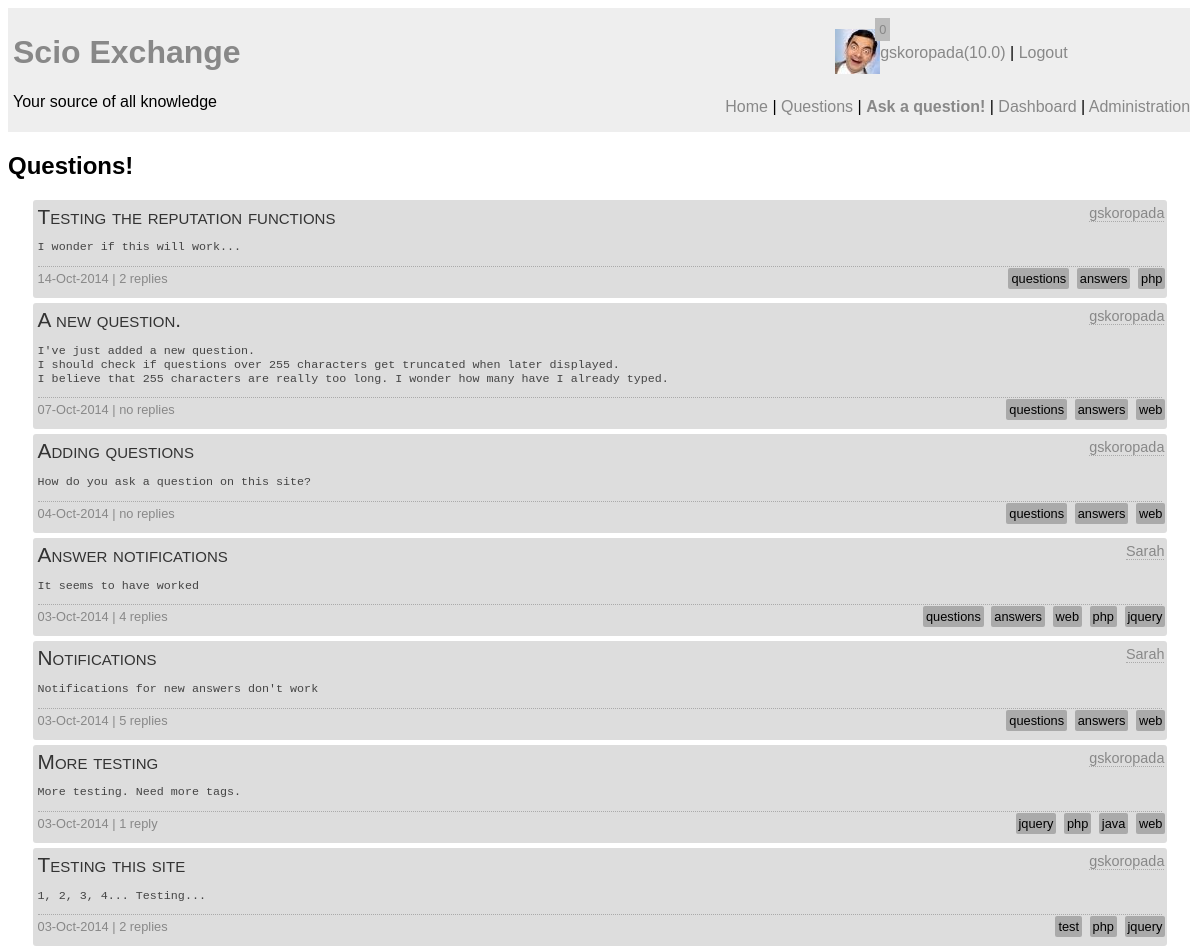
/questions.php (signed in), run on the app's committed database.
### tables this page shows
CREATE TABLE `question` (
  `question_id` int(10) unsigned NOT NULL AUTO_INCREMENT,
  `author` int(10) unsigned NOT NULL COMMENT 'Foreign Key',
  `question_title` text,
  `content` longtext,
  `tags` text,
  `timestamp` datetime NOT NULL,
  `status` char(1) NOT NULL DEFAULT 'O',
  PRIMARY KEY (`question_id`),
  KEY `author` (`author`),
  CONSTRAINT `question_ibfk_1` FOREIGN KEY (`author`) REFERENCES `user` (`UserID`)
);

CREATE TABLE `user` (
  `UserID` int(11) unsigned NOT NULL AUTO_INCREMENT,
  `email` varchar(30) NOT NULL,
  `screenName` varchar(25) NOT NULL,
  `reputation` float DEFAULT '0',
  `role` int(11) DEFAULT '0',
  `avatar` varchar(20) DEFAULT NULL,
  `pwd` varchar(255) NOT NULL,
  `active` bit(1) NOT NULL DEFAULT b'0',
  `moderated` bit(1) NOT NULL DEFAULT b'1',
  `pwdChange` bit(1) DEFAULT b'0',
  PRIMARY KEY (`UserID`)
);

### questions_backend.php (the view, shortened to what this page needs)
<?php
function listQuestions($slider) {
	global $con;
	$query =
	"SELECT question.author as auth, question_id, question_title, question.content as q, tags, replies, screenName, timestamp FROM question
	LEFT JOIN
		(SELECT count(answer_id) as replies, question from answer group by question) as reply
	on question_id = question
	INNER JOIN user on question.author = UserID
	ORDER BY timestamp DESC ";
	$result = mysqli_query($con, $query);
	if(!$result) {
		echo "DB Error";
	} else {
		while($question = mysqli_fetch_array($result)) {
			if(empty($question['replies'])) {
				$r = "no replies";
			} else {
				if($question['replies'] == 1) {
					$r = "1 reply";
				} else {
					$r = $question['replies']." replies";
				}
			}
			if(strlen($question['q']) > 255) {
				$q = substr($question['q'],0,255)."...";
			} else {
				$q = $question['q'];
			}
			$d = new DateTime($question['timestamp']);
			echo "<div id=\"".$question['question_id']."\" class='question qredirect click_option'><p class='qtitle'>".$question['question_title']."</p>";
			echo "<span class='qauthor'><a href=\"user_profile.php?id=".$question['auth']."\">".$question['screenName']."</a></span>";
			echo "<span class='qexcerpt'><pre>$q</pre></span>";
			echo "<span class='qstats'>".date_format($d, "d-M-Y")." | $r";
			echo "<span class='tags'>";
			$tags = explode(', ' , $question['tags']);
			foreach($tags as $tag) {
				$tag = trim($tag);
				echo "<a href='tag.php?tag=$tag'>$tag</a> ";
			}
			echo "</span></span>";
			echo "</div>\n";
		}
	}
}
?>

### styles/main.css (style rules this page uses)
body { font-family: sans-serif; }

### styles/header.css (style rules this page uses)
a:link, a:visited { color: #888; text-decoration: none; }

### styles/questions.css (style rules this page uses)
.question { position: relative; width: 95%; background-color: #ddd; margin: auto; margin-bottom: 5px; padding: 5px; border-radius: 3px; }
.qtitle { font-size: 1.3em; font-variant: small-caps; padding: 0px; margin: 0px; margin-bottom: 4px; color: #333; }
.qauthor { position: absolute; top: 5px; right: 3px; font-size: 0.9em; border-bottom: dotted 1px #aaa; }
.qauthor > a:link, .qauthor > a:visited, .aauthor > a:link, .aauthor > a:visited, .cauthor > a:link, .cauthor > a:visited { color: #888; text-decoration: none; }
.qexcerpt { color: #444; font-size: 0.9em; display: block; }
.qstats { margin-top: 3px; margin-bottom: 3px; border-top: dotted 1px #aaa; width: 100%; display: block; padding-top: 4px; padding-bottom: 4px; font-size: 0.8em; color: #888; }
.tags { position: absolute; right: 0px; text-align: right; }
.tags > a:link, .tags > a:visited { background-color: #aaa; padding: 3px; margin: 2px; border-radius: 2px; color: black; text-decoration: none; }

### data on the page
question: question_title "Testing the reputation functions", author.screenName "gskoropada", content "I wonder if this will work...", timestamp "14-Oct-2014", r "2 replies", tags "questions", tags "answers", tags "php"
question: question_title "A new question.", author.screenName "gskoropada", content "I've just added a new question. I should check if questions over 255 characters get truncated when later displayed. I believe that 255 characters are really too long. I wonder how many have I already typed.", timestamp "07-Oct-2014", r "no replies", tags "questions", tags "answers", tags "web"
question: question_title "Adding questions", author.screenName "gskoropada", content "How do you ask a question on this site?", timestamp "04-Oct-2014", r "no replies", tags "questions", tags "answers", tags "web"
question: question_title "Answer notifications", author.screenName "Sarah", content "It seems to have worked", timestamp "03-Oct-2014", r "4 replies", tags "questions", tags "answers", tags "web", tags "php", tags "jquery"
question: question_title "Notifications", author.screenName "Sarah", content "Notifications for new answers don't work", timestamp "03-Oct-2014", r "5 replies", tags "questions", tags "answers", tags "web"
question: question_title "More testing", author.screenName "gskoropada", content "More testing. Need more tags.", timestamp "03-Oct-2014", r "1 reply", tags "jquery", tags "php", tags "java", tags "web"
question: question_title "Testing this site", author.screenName "gskoropada", content "1, 2, 3, 4... Testing...", timestamp "03-Oct-2014", r "2 replies", tags "test", tags "php", tags "jquery"

### other printed values
$nots "0"
$_SESSION['screenname'] "gskoropada"
$_SESSION['reputation'] "10.0"
